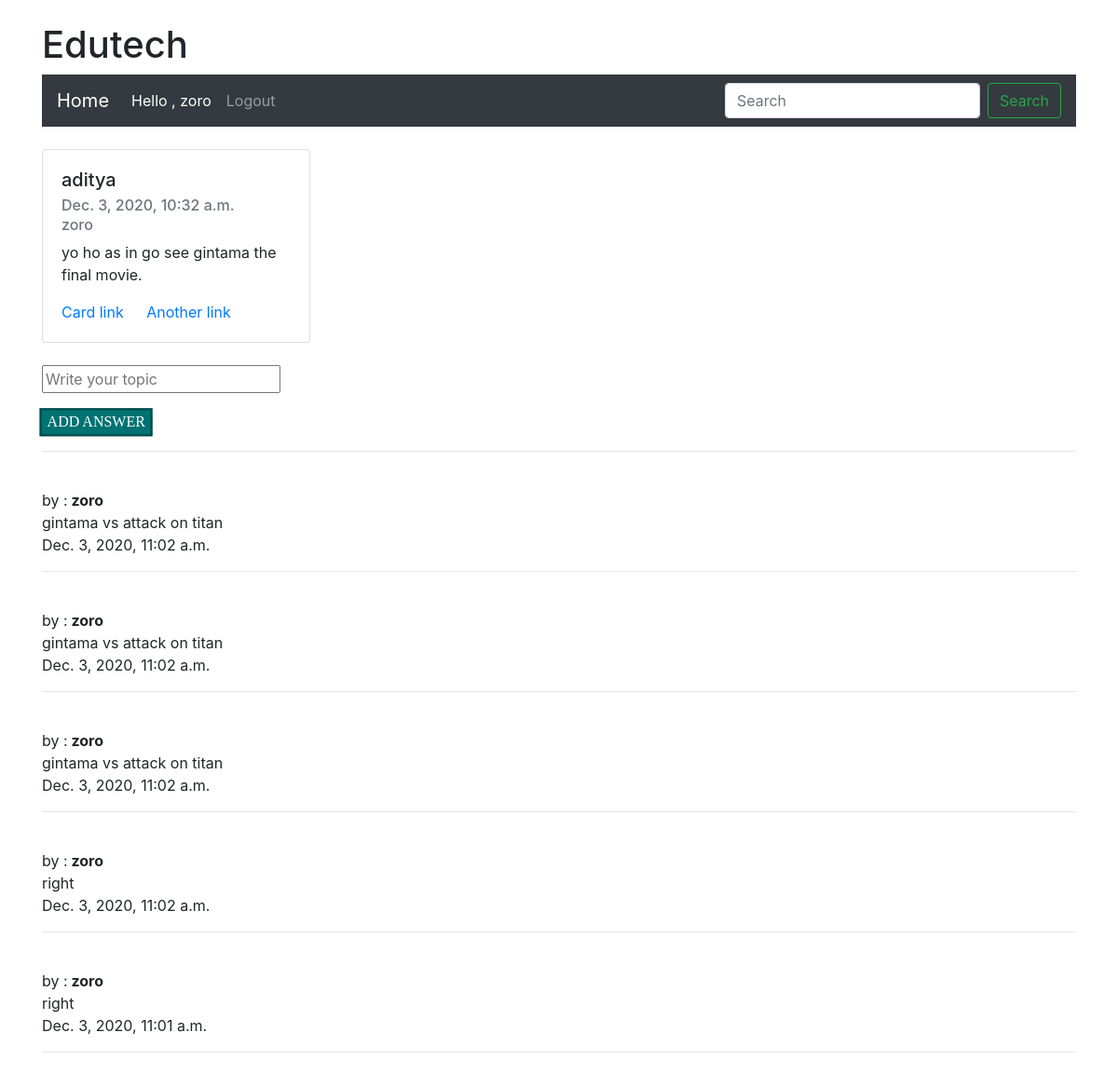
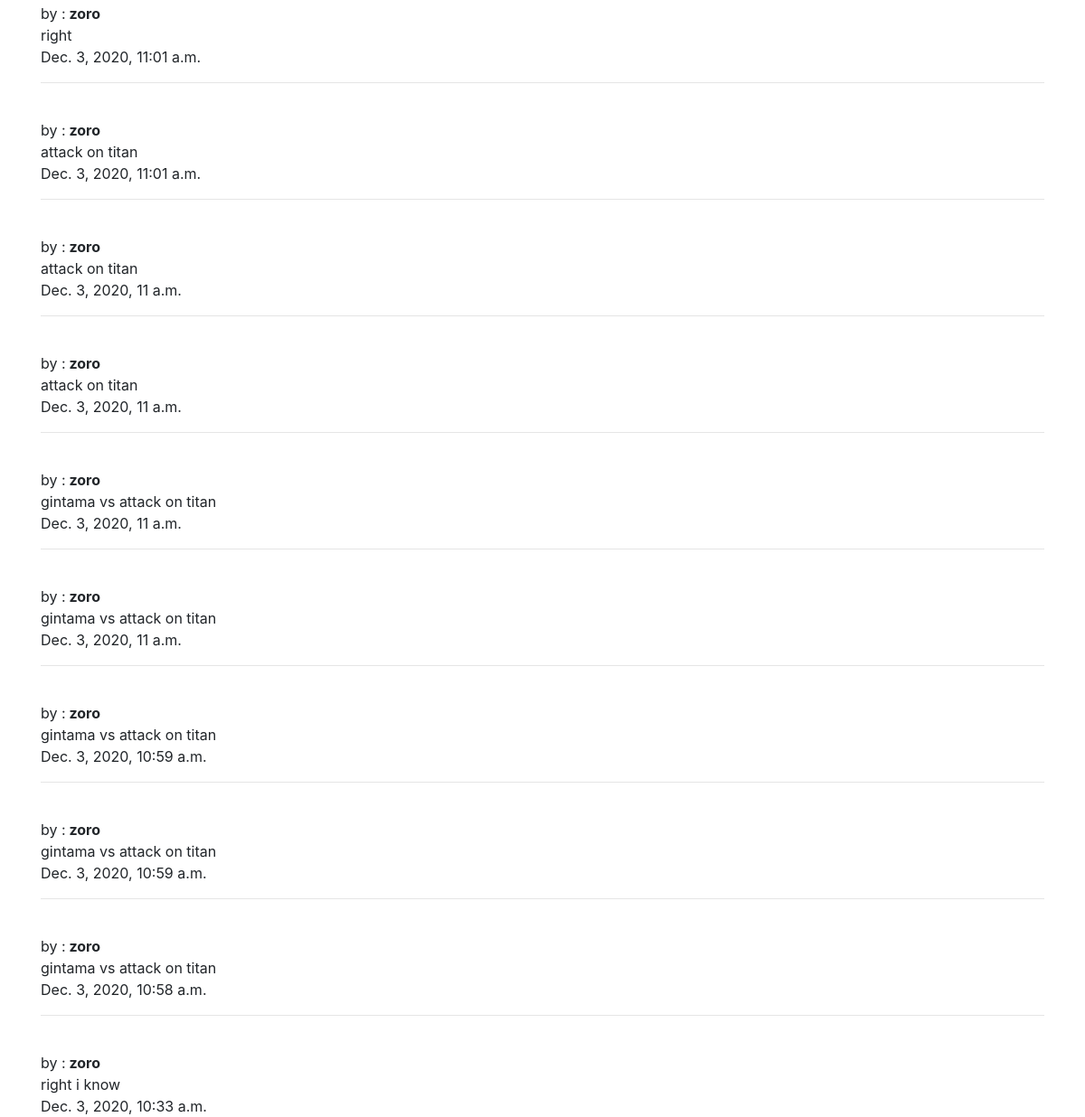
Screenshot of /post/85/ (signed in) with the database file from the repository (2 pictures, top to bottom).
### edutech/models.py (models this page shows, shortened)
class Question_Asked(models.Model):
    user = models.ForeignKey(User, on_delete=models.CASCADE , null= True  )
    content = models.TextField()
    message = models.TextField( null= True)
    pub_date = models.DateTimeField(auto_now=False, auto_now_add=True, null=True)

class Answer_model(models.Model):
    chat = models.ForeignKey(Question_Asked ,related_name="answers", on_delete= models.CASCADE)
    answer = models.TextField(null=True, blank=True)
    user = models.ForeignKey(User, on_delete=models.CASCADE , null= True  )
    pub_date = models.DateTimeField(auto_now=False, auto_now_add=True, null=True)

### edutech/views.py (the view)
# urls.py: path("post/<int:pk>/", views.answer_post, name='answer_post'),
def answer_post(request, pk) :
    form = Answer_Form()
    question = Question_Asked.objects.get(id= pk)
    username = request.GET.get('username')
    ans = question.answers.all()
    form.instance.user = request.user
    if request.method == 'POST':
        form = Answer_Form(request.POST, request.FILES)
    if form.is_valid():
        obj = form.save(commit=False)
        obj.user = request.user or None
        obj.chat = Question_Asked.objects.get(id= pk) or None
        obj.save()
        form=Answer_Form()
    context = {'question': question ,
               'ans': ans[::-1] ,
               'form':form ,
               }
    return render(request, 'edutech/post_answer.html' ,context)

### edutech/forms.py
class Answer_Form(ModelForm) :
    answer  =  forms.CharField(label='', widget=forms.TextInput(attrs={"placeholder": "Write your topic "}))
    class Meta:
        model = Answer_model
        fields = [
            'answer' ,
 ]

### templates/edutech/post_answer.html (shortened to what this page needs)
{% extends 'edutech/base.html'%}
{% block content %}
 <br>
<div class="card" style="width: 18rem;">
  <div class="card-body">
    <h5 class="card-title">{{question.content}}</h5>
    <h6 class="card-subtitle mb-2 text-muted">{{question.pub_date}}</h6>
    <h6 class="card-subtitle mb-2 text-muted">{{question.user}}</h6>
    <p class="card-text"> {{question.message}}.</p>
    <a href="#" class="card-link">Card link</a>
    <a href="#" class="card-link">Another link</a>
  </div>
</div>
<br>
<div class="form-group">
    <form action="" method = "POST">
        {{ form.as_p }}
        <p> <button class="button"><span>Add Answer </span></button> </p>
    </form>
    </div>
 {% for ans in ans %}
        <hr>
        <br>
           by :<strong>
               {{ ans.user.username }} <br>
           </strong>
           {{ ans.answer }} <br>
           {{ ans.pub_date }}
                   {% endfor %}
      </div>
{% endblock content %}

### templates/edutech/base.html (shortened to what this page needs)
{% load static %}
<!DOCTYPE html>
<html lang="en">
<head>
    <link rel="stylesheet" href="https://cdn.jsdelivr.net/npm/bootstrap@4.5.3/dist/css/bootstrap.min.css">
    <link rel="stylesheet" href="{% static 'styles/styles4.css' %} ">
</head>
<body>
 <div class="container nav-wrapper">
     <br>
<h1> Edutech </h1>
{% if user.is_authenticated %}
    <nav class="navbar navbar-expand-lg navbar navbar-dark bg-dark">
      <a class="navbar-brand" href="/">Home</a>
      <div class="collapse navbar-collapse" id="navbarSupportedContent">
        <ul class="navbar-nav mr-auto">
          <li class="nav-item active">
            <a class="nav-link" href="#">Hello , {{ user.first_name }} </a>
          </li>
          <li class="nav-item">
            <a class="nav-link" href="/accounts/logout/">Logout</a>
          </li>
        </ul>
        <form class="form-inline my-2 my-lg-0">
          <input class="form-control mr-sm-2" type="search" placeholder="Search" aria-label="Search">
          <button class="btn btn-outline-success my-2 my-sm-0" type="submit">Search</button>
        </form>
      </div>
    </nav>
{% endif %}
{% block content %}
{% endblock content %}
</body>
</html>

### static/styles/styles4.css (style rules this page uses)
.button { -webkit-transform: translate(-2%, 1%); color: #ffffff; background: rgb(0, 114, 114); display: inline-block; font-family: Montserrat; text-transform: uppercase; border: 2px solid rgb(3, 73, 73); }
.button::before { content: ""; display: inline-block; position: absolute; top: 0; left: 0; right: 100%; bottom: 0; background: #f7f7f7; -webkit-transition: 0.3s 0.2s cubic-bezier(0.1, 0, 0.1, 1), left 0.3s cubic-bezier(0.1, 0, 0.1, 1); transition: 0.3s 0.2s cubic-bezier(0.1, 0, 0.1, 1), left 0.3s cubic-bezier(0.1, 0, 0.1, 1); z-index: -1; }
.button::after { content: ""; display: inline-block; background-image: url("https://image.flaticon.com/icons/png/128/109/109617.png"); position: absolute; top: 0; left: calc(100% - 3em); right: 3em; bottom: 0; background-size: 1.5em; background-repeat: no-repeat; background-position: center; -webkit-transition: right 0.3s cubic-bezier(0.1, 0, 0.1, 1); transition: right 0.3s cubic-bezier(0.1, 0, 0.1, 1); }

### rows the page displays
Question_Asked: content "aditya", pub_date "Dec. 3, 2020, 10:32 a.m.", user "zoro", message "yo ho as in go see gintama the final movie"
Answer_model: user.username "zoro", answer "gintama vs attack on titan", pub_date "Dec. 3, 2020, 11:02 a.m."
Answer_model: user.username "zoro", answer "gintama vs attack on titan", pub_date "Dec. 3, 2020, 11:02 a.m."
Answer_model: user.username "zoro", answer "gintama vs attack on titan", pub_date "Dec. 3, 2020, 11:02 a.m."
Answer_model: user.username "zoro", answer "right", pub_date "Dec. 3, 2020, 11:02 a.m."
Answer_model: user.username "zoro", answer "right", pub_date "Dec. 3, 2020, 11:01 a.m."
Answer_model: user.username "zoro", answer "right", pub_date "Dec. 3, 2020, 11:01 a.m."
Answer_model: user.username "zoro", answer "attack on titan", pub_date "Dec. 3, 2020, 11:01 a.m."
Answer_model: user.username "zoro", answer "attack on titan", pub_date "Dec. 3, 2020, 11 a.m."
Answer_model: user.username "zoro", answer "attack on titan", pub_date "Dec. 3, 2020, 11 a.m."
Answer_model: user.username "zoro", answer "gintama vs attack on titan", pub_date "Dec. 3, 2020, 11 a.m."
Answer_model: user.username "zoro", answer "gintama vs attack on titan", pub_date "Dec. 3, 2020, 11 a.m."
Answer_model: user.username "zoro", answer "gintama vs attack on titan", pub_date "Dec. 3, 2020, 10:59 a.m."
Answer_model: user.username "zoro", answer "gintama vs attack on titan", pub_date "Dec. 3, 2020, 10:59 a.m."
Answer_model: user.username "zoro", answer "gintama vs attack on titan", pub_date "Dec. 3, 2020, 10:58 a.m."
Answer_model: user.username "zoro", answer "right i know", pub_date "Dec. 3, 2020, 10:33 a.m."

### other values shown
{{ user.first_name }} "zoro"
